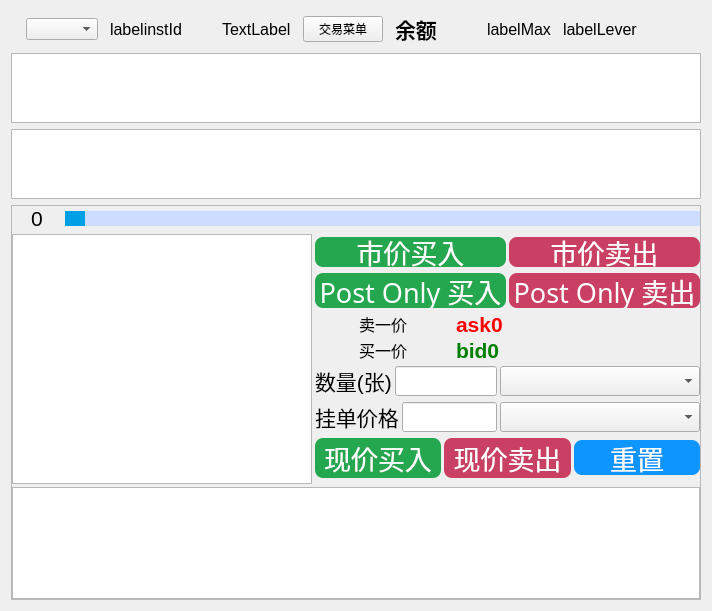
<?xml version="1.0" encoding="UTF-8"?>
<ui version="4.0">
 <class>FormTrade</class>
 <widget class="QWidget" name="FormTrade">
  <property name="geometry">
   <rect>
    <x>0</x>
    <y>0</y>
    <width>712</width>
    <height>611</height>
   </rect>
  </property>
  <property name="windowTitle">
   <string>Form</string>
  </property>
  <layout class="QVBoxLayout" name="verticalLayout_3">
   <item>
    <layout class="QHBoxLayout" name="horizontalLayout">
     <property name="spacing">
      <number>12</number>
     </property>
     <property name="leftMargin">
      <number>15</number>
     </property>
     <property name="topMargin">
      <number>2</number>
     </property>
     <property name="rightMargin">
      <number>15</number>
     </property>
     <property name="bottomMargin">
      <number>2</number>
     </property>
     <item>
      <widget class="QComboBox" name="comboBoxSymbol"/>
     </item>
     <item>
      <widget class="QLabel" name="labelinstId">
       <property name="minimumSize">
        <size>
         <width>100</width>
         <height>0</height>
        </size>
       </property>
       <property name="font">
        <font>
         <pointsize>12</pointsize>
        </font>
       </property>
       <property name="text">
        <string>labelinstId</string>
       </property>
      </widget>
     </item>
     <item>
      <widget class="QLabel" name="labectVal">
       <property name="font">
        <font>
         <pointsize>12</pointsize>
        </font>
       </property>
       <property name="text">
        <string>TextLabel</string>
       </property>
      </widget>
     </item>
     <item>
      <widget class="QPushButton" name="pushButtonMenu">
       <property name="minimumSize">
        <size>
         <width>80</width>
         <height>0</height>
        </size>
       </property>
       <property name="text">
        <string>交易菜单</string>
       </property>
      </widget>
     </item>
     <item>
      <widget class="MyLabel" name="labelCoin">
       <property name="minimumSize">
        <size>
         <width>80</width>
         <height>0</height>
        </size>
       </property>
       <property name="font">
        <font>
         <pointsize>16</pointsize>
         <weight>75</weight>
         <bold>true</bold>
        </font>
       </property>
       <property name="text">
        <string>余额</string>
       </property>
      </widget>
     </item>
     <item>
      <widget class="MyLabel" name="labelMax">
       <property name="font">
        <font>
         <pointsize>12</pointsize>
        </font>
       </property>
       <property name="text">
        <string>labelMax</string>
       </property>
      </widget>
     </item>
     <item>
      <widget class="QLabel" name="labelLever">
       <property name="font">
        <font>
         <pointsize>12</pointsize>
        </font>
       </property>
       <property name="text">
        <string>labelLever</string>
       </property>
      </widget>
     </item>
     <item>
      <spacer name="horizontalSpacer_2">
       <property name="orientation">
        <enum>Qt::Horizontal</enum>
       </property>
       <property name="sizeHint" stdset="0">
        <size>
         <width>40</width>
         <height>20</height>
        </size>
       </property>
      </spacer>
     </item>
    </layout>
   </item>
   <item>
    <widget class="QTableView" name="tableView_orders_pending">
     <property name="maximumSize">
      <size>
       <width>16777215</width>
       <height>80</height>
      </size>
     </property>
    </widget>
   </item>
   <item>
    <widget class="QTableView" name="tableView_positions">
     <property name="maximumSize">
      <size>
       <width>16777215</width>
       <height>80</height>
      </size>
     </property>
    </widget>
   </item>
   <item>
    <widget class="QFrame" name="frameControl">
     <property name="frameShape">
      <enum>QFrame::StyledPanel</enum>
     </property>
     <property name="frameShadow">
      <enum>QFrame::Raised</enum>
     </property>
     <layout class="QVBoxLayout" name="verticalLayout_2">
      <property name="spacing">
       <number>3</number>
      </property>
      <property name="leftMargin">
       <number>0</number>
      </property>
      <property name="topMargin">
       <number>0</number>
      </property>
      <property name="rightMargin">
       <number>0</number>
      </property>
      <property name="bottomMargin">
       <number>0</number>
      </property>
      <item>
       <layout class="QHBoxLayout" name="horizontalLayout_2">
        <item>
         <widget class="QLabel" name="label_upl">
          <property name="minimumSize">
           <size>
            <width>50</width>
            <height>0</height>
           </size>
          </property>
          <property name="font">
           <font>
            <pointsize>16</pointsize>
           </font>
          </property>
          <property name="text">
           <string>0</string>
          </property>
          <property name="alignment">
           <set>Qt::AlignCenter</set>
          </property>
         </widget>
        </item>
        <item>
         <widget class="QSlider" name="horizontalSlider_upl">
          <property name="styleSheet">
           <string notr="true">QSlider::groove:horizontal {/*滑动槽*/
height: 30px;
background: qlineargradient(x1: 0, y1: 0, x2: 0, y2: 1, stop: 0 #ccddff, stop: 1.0 #ccddff);
}
QSlider::handle:horizontal {/*滑动块*/
width: 20px;
background: rgb(0, 160, 230);
margin: -6px 0px -6px 0px;
border-radius: 9px;
}</string>
          </property>
          <property name="orientation">
           <enum>Qt::Horizontal</enum>
          </property>
         </widget>
        </item>
       </layout>
      </item>
      <item>
       <layout class="QHBoxLayout" name="horizontalLayout_11">
        <item>
         <widget class="QTableView" name="tableView">
          <property name="minimumSize">
           <size>
            <width>300</width>
            <height>250</height>
           </size>
          </property>
          <property name="maximumSize">
           <size>
            <width>300</width>
            <height>250</height>
           </size>
          </property>
         </widget>
        </item>
        <item>
         <layout class="QVBoxLayout" name="verticalLayout">
          <item>
           <layout class="QHBoxLayout" name="horizontalLayout_3">
            <item>
             <widget class="QPushButton" name="pushButtoniocbuy">
              <property name="minimumSize">
               <size>
                <width>0</width>
                <height>30</height>
               </size>
              </property>
              <property name="maximumSize">
               <size>
                <width>300</width>
                <height>30</height>
               </size>
              </property>
              <property name="font">
               <font>
                <family>Microsoft Yahei</family>
                <pointsize>20</pointsize>
               </font>
              </property>
              <property name="styleSheet">
               <string notr="true">/*按钮普通态*/
QPushButton
{
    /*字体为微软雅黑*/
    font-family:Microsoft Yahei;
    /*字体大小为20点*/
    font-size:20pt;
    /*字体颜色为白色*/    
    color:white;
    /*背景颜色*/  
    background-color:rgb(37 ,167, 80);
    /*边框圆角半径为8像素*/ 
    border-radius:8px;
}

/*按钮停留态*/
QPushButton:hover
{
    /*背景颜色*/  
    background-color:rgb(44 , 137 , 255);
}

/*按钮按下态*/
QPushButton:pressed
{
    /*背景颜色*/  
    background-color:rgb(14 , 135 , 228);
    /*左内边距为3像素，让按下时字向右移动3像素*/  
    padding-left:3px;
    /*上内边距为3像素，让按下时字向下移动3像素*/  
    padding-top:3px;
}
</string>
              </property>
              <property name="text">
               <string>市价买入</string>
              </property>
             </widget>
            </item>
            <item>
             <widget class="QPushButton" name="pushButtoniocsell">
              <property name="minimumSize">
               <size>
                <width>0</width>
                <height>30</height>
               </size>
              </property>
              <property name="maximumSize">
               <size>
                <width>300</width>
                <height>30</height>
               </size>
              </property>
              <property name="font">
               <font>
                <family>Microsoft Yahei</family>
                <pointsize>20</pointsize>
               </font>
              </property>
              <property name="styleSheet">
               <string notr="true">/*按钮普通态*/
QPushButton
{
    /*字体为微软雅黑*/
    font-family:Microsoft Yahei;
    /*字体大小为20点*/
    font-size:20pt;
    /*字体颜色为白色*/    
    color:white;
    /*背景颜色*/  
    background-color:rgb(202 ,63, 100);
    /*边框圆角半径为8像素*/ 
    border-radius:8px;
}

/*按钮停留态*/
QPushButton:hover
{
    /*背景颜色*/  
    background-color:rgb(44 , 137 , 255);
}

/*按钮按下态*/
QPushButton:pressed
{
    /*背景颜色*/  
    background-color:rgb(14 , 135 , 228);
    /*左内边距为3像素，让按下时字向右移动3像素*/  
    padding-left:3px;
    /*上内边距为3像素，让按下时字向下移动3像素*/  
    padding-top:3px;
}
</string>
              </property>
              <property name="text">
               <string>市价卖出</string>
              </property>
             </widget>
            </item>
           </layout>
          </item>
          <item>
           <layout class="QHBoxLayout" name="horizontalLayout_4">
            <item>
             <widget class="QPushButton" name="pushButtonBuy">
              <property name="minimumSize">
               <size>
                <width>0</width>
                <height>35</height>
               </size>
              </property>
              <property name="maximumSize">
               <size>
                <width>300</width>
                <height>35</height>
               </size>
              </property>
              <property name="font">
               <font>
                <family>Microsoft Yahei</family>
                <pointsize>20</pointsize>
               </font>
              </property>
              <property name="styleSheet">
               <string notr="true">/*按钮普通态*/
QPushButton
{
    /*字体为微软雅黑*/
    font-family:Microsoft Yahei;
    /*字体大小为20点*/
    font-size:20pt;
    /*字体颜色为白色*/    
    color:white;
    /*背景颜色*/  
    background-color:rgb(37 ,167, 80);
    /*边框圆角半径为8像素*/ 
    border-radius:8px;
}

/*按钮停留态*/
QPushButton:hover
{
    /*背景颜色*/  
    background-color:rgb(44 , 137 , 255);
}

/*按钮按下态*/
QPushButton:pressed
{
    /*背景颜色*/  
    background-color:rgb(14 , 135 , 228);
    /*左内边距为3像素，让按下时字向右移动3像素*/  
    padding-left:3px;
    /*上内边距为3像素，让按下时字向下移动3像素*/  
    padding-top:3px;
}
</string>
              </property>
              <property name="text">
               <string>Post Only 买入</string>
              </property>
             </widget>
            </item>
            <item>
             <widget class="QPushButton" name="pushButtonSell">
              <property name="minimumSize">
               <size>
                <width>0</width>
                <height>35</height>
               </size>
              </property>
              <property name="maximumSize">
               <size>
                <width>300</width>
                <height>35</height>
               </size>
              </property>
              <property name="font">
               <font>
                <family>Microsoft Yahei</family>
                <pointsize>20</pointsize>
               </font>
              </property>
              <property name="styleSheet">
               <string notr="true">/*按钮普通态*/
QPushButton
{
    /*字体为微软雅黑*/
    font-family:Microsoft Yahei;
    /*字体大小为20点*/
    font-size:20pt;
    /*字体颜色为白色*/    
    color:white;
    /*背景颜色*/  
    background-color:rgb(202 ,63, 100);
    /*边框圆角半径为8像素*/ 
    border-radius:8px;
}

/*按钮停留态*/
QPushButton:hover
{
    /*背景颜色*/  
    background-color:rgb(44 , 137 , 255);
}

/*按钮按下态*/
QPushButton:pressed
{
    /*背景颜色*/  
    background-color:rgb(14 , 135 , 228);
    /*左内边距为3像素，让按下时字向右移动3像素*/  
    padding-left:3px;
    /*上内边距为3像素，让按下时字向下移动3像素*/  
    padding-top:3px;
}
</string>
              </property>
              <property name="text">
               <string>Post Only 卖出</string>
              </property>
             </widget>
            </item>
           </layout>
          </item>
          <item>
           <layout class="QHBoxLayout" name="horizontalLayout_6">
            <item>
             <widget class="QLabel" name="label_3">
              <property name="sizePolicy">
               <sizepolicy hsizetype="Preferred" vsizetype="Fixed">
                <horstretch>0</horstretch>
                <verstretch>0</verstretch>
               </sizepolicy>
              </property>
              <property name="maximumSize">
               <size>
                <width>50</width>
                <height>20</height>
               </size>
              </property>
              <property name="font">
               <font>
                <pointsize>12</pointsize>
               </font>
              </property>
              <property name="text">
               <string>卖一价</string>
              </property>
             </widget>
            </item>
            <item>
             <widget class="QLabel" name="label_ask0">
              <property name="sizePolicy">
               <sizepolicy hsizetype="Preferred" vsizetype="Fixed">
                <horstretch>0</horstretch>
                <verstretch>0</verstretch>
               </sizepolicy>
              </property>
              <property name="maximumSize">
               <size>
                <width>200</width>
                <height>20</height>
               </size>
              </property>
              <property name="font">
               <font>
                <pointsize>16</pointsize>
                <weight>75</weight>
                <bold>true</bold>
               </font>
              </property>
              <property name="styleSheet">
               <string notr="true">QLabel { color : red; }</string>
              </property>
              <property name="text">
               <string>ask0</string>
              </property>
             </widget>
            </item>
           </layout>
          </item>
          <item>
           <layout class="QHBoxLayout" name="horizontalLayout_7">
            <item>
             <widget class="QLabel" name="label_2">
              <property name="sizePolicy">
               <sizepolicy hsizetype="Preferred" vsizetype="Maximum">
                <horstretch>0</horstretch>
                <verstretch>0</verstretch>
               </sizepolicy>
              </property>
              <property name="maximumSize">
               <size>
                <width>50</width>
                <height>20</height>
               </size>
              </property>
              <property name="font">
               <font>
                <pointsize>12</pointsize>
               </font>
              </property>
              <property name="text">
               <string>买一价</string>
              </property>
             </widget>
            </item>
            <item>
             <widget class="QLabel" name="label_bid0">
              <property name="sizePolicy">
               <sizepolicy hsizetype="Preferred" vsizetype="Fixed">
                <horstretch>0</horstretch>
                <verstretch>0</verstretch>
               </sizepolicy>
              </property>
              <property name="maximumSize">
               <size>
                <width>200</width>
                <height>20</height>
               </size>
              </property>
              <property name="font">
               <font>
                <pointsize>16</pointsize>
                <weight>75</weight>
                <bold>true</bold>
               </font>
              </property>
              <property name="styleSheet">
               <string notr="true">QLabel { color : green; }</string>
              </property>
              <property name="text">
               <string>bid0</string>
              </property>
             </widget>
            </item>
           </layout>
          </item>
          <item>
           <layout class="QHBoxLayout" name="horizontalLayout_8">
            <item>
             <widget class="QLabel" name="label_4">
              <property name="sizePolicy">
               <sizepolicy hsizetype="Preferred" vsizetype="Fixed">
                <horstretch>0</horstretch>
                <verstretch>0</verstretch>
               </sizepolicy>
              </property>
              <property name="maximumSize">
               <size>
                <width>90</width>
                <height>30</height>
               </size>
              </property>
              <property name="font">
               <font>
                <pointsize>16</pointsize>
               </font>
              </property>
              <property name="text">
               <string>数量(张)</string>
              </property>
             </widget>
            </item>
            <item>
             <widget class="QLineEdit" name="lineEdit_trade">
              <property name="maximumSize">
               <size>
                <width>200</width>
                <height>30</height>
               </size>
              </property>
              <property name="font">
               <font>
                <pointsize>16</pointsize>
               </font>
              </property>
             </widget>
            </item>
            <item>
             <widget class="QComboBox" name="comboBoxfixed">
              <property name="minimumSize">
               <size>
                <width>200</width>
                <height>30</height>
               </size>
              </property>
              <property name="maximumSize">
               <size>
                <width>200</width>
                <height>30</height>
               </size>
              </property>
              <property name="font">
               <font>
                <pointsize>16</pointsize>
               </font>
              </property>
             </widget>
            </item>
           </layout>
          </item>
          <item>
           <layout class="QHBoxLayout" name="horizontalLayout_9">
            <item>
             <widget class="QLabel" name="labelPrice">
              <property name="maximumSize">
               <size>
                <width>90</width>
                <height>30</height>
               </size>
              </property>
              <property name="font">
               <font>
                <pointsize>16</pointsize>
               </font>
              </property>
              <property name="text">
               <string>挂单价格</string>
              </property>
             </widget>
            </item>
            <item>
             <widget class="QLineEdit" name="lineEdit_Price">
              <property name="maximumSize">
               <size>
                <width>200</width>
                <height>30</height>
               </size>
              </property>
              <property name="font">
               <font>
                <pointsize>16</pointsize>
               </font>
              </property>
             </widget>
            </item>
            <item>
             <widget class="QComboBox" name="comboBoxSetPrice">
              <property name="minimumSize">
               <size>
                <width>200</width>
                <height>30</height>
               </size>
              </property>
              <property name="maximumSize">
               <size>
                <width>200</width>
                <height>30</height>
               </size>
              </property>
              <property name="font">
               <font>
                <pointsize>16</pointsize>
               </font>
              </property>
             </widget>
            </item>
           </layout>
          </item>
          <item>
           <layout class="QHBoxLayout" name="horizontalLayout_10">
            <item>
             <widget class="QPushButton" name="pushButtonPibuy">
              <property name="styleSheet">
               <string notr="true">/*按钮普通态*/
QPushButton
{
    /*字体为微软雅黑*/
    font-family:Microsoft Yahei;
    /*字体大小为20点*/
    font-size:20pt;
    /*字体颜色为白色*/    
    color:white;
    /*背景颜色*/  
    background-color:rgb(37 ,167, 80);
    /*边框圆角半径为8像素*/ 
    border-radius:8px;
}

/*按钮停留态*/
QPushButton:hover
{
    /*背景颜色*/  
    background-color:rgb(44 , 137 , 255);
}

/*按钮按下态*/
QPushButton:pressed
{
    /*背景颜色*/  
    background-color:rgb(14 , 135 , 228);
    /*左内边距为3像素，让按下时字向右移动3像素*/  
    padding-left:3px;
    /*上内边距为3像素，让按下时字向下移动3像素*/  
    padding-top:3px;
}
</string>
              </property>
              <property name="text">
               <string>现价买入</string>
              </property>
             </widget>
            </item>
            <item>
             <widget class="QPushButton" name="pushButtonPisell">
              <property name="styleSheet">
               <string notr="true">/*按钮普通态*/
QPushButton
{
    /*字体为微软雅黑*/
    font-family:Microsoft Yahei;
    /*字体大小为20点*/
    font-size:20pt;
    /*字体颜色为白色*/    
    color:white;
    /*背景颜色*/  
    background-color:rgb(202 ,63, 100);
    /*边框圆角半径为8像素*/ 
    border-radius:8px;
}

/*按钮停留态*/
QPushButton:hover
{
    /*背景颜色*/  
    background-color:rgb(44 , 137 , 255);
}

/*按钮按下态*/
QPushButton:pressed
{
    /*背景颜色*/  
    background-color:rgb(14 , 135 , 228);
    /*左内边距为3像素，让按下时字向右移动3像素*/  
    padding-left:3px;
    /*上内边距为3像素，让按下时字向下移动3像素*/  
    padding-top:3px;
}
</string>
              </property>
              <property name="text">
               <string>现价卖出</string>
              </property>
             </widget>
            </item>
            <item>
             <widget class="QPushButton" name="pushButtonReset">
              <property name="minimumSize">
               <size>
                <width>0</width>
                <height>35</height>
               </size>
              </property>
              <property name="maximumSize">
               <size>
                <width>16777215</width>
                <height>35</height>
               </size>
              </property>
              <property name="font">
               <font>
                <family>Microsoft Yahei</family>
                <pointsize>20</pointsize>
               </font>
              </property>
              <property name="styleSheet">
               <string notr="true">/*按钮普通态*/
QPushButton
{
    /*字体为微软雅黑*/
    font-family:Microsoft Yahei;
    /*字体大小为20点*/
    font-size:20pt;
    /*字体颜色为白色*/    
    color:white;
    /*背景颜色*/  
    background-color:rgb(14 , 150 , 254);
    /*边框圆角半径为8像素*/ 
    border-radius:8px;
}

/*按钮停留态*/
QPushButton:hover
{
    /*背景颜色*/  
    background-color:rgb(44 , 137 , 255);
}

/*按钮按下态*/
QPushButton:pressed
{
    /*背景颜色*/  
    background-color:rgb(14 , 135 , 228);
    /*左内边距为3像素，让按下时字向右移动3像素*/  
    padding-left:3px;
    /*上内边距为3像素，让按下时字向下移动3像素*/  
    padding-top:3px;
}
</string>
              </property>
              <property name="text">
               <string>重置</string>
              </property>
             </widget>
            </item>
           </layout>
          </item>
         </layout>
        </item>
       </layout>
      </item>
      <item>
       <widget class="QListWidget" name="listWidget">
        <property name="minimumSize">
         <size>
          <width>300</width>
          <height>0</height>
         </size>
        </property>
        <property name="maximumSize">
         <size>
          <width>16777215</width>
          <height>16777215</height>
         </size>
        </property>
       </widget>
      </item>
     </layout>
    </widget>
   </item>
   <item>
    <spacer name="verticalSpacer">
     <property name="orientation">
      <enum>Qt::Vertical</enum>
     </property>
     <property name="sizeHint" stdset="0">
      <size>
       <width>20</width>
       <height>40</height>
      </size>
     </property>
    </spacer>
   </item>
  </layout>
 </widget>
 <customwidgets>
  <customwidget>
   <class>MyLabel</class>
   <extends>QLabel</extends>
   <header location="global">MyLabel.h</header>
  </customwidget>
 </customwidgets>
 <resources/>
 <connections/>
</ui>
